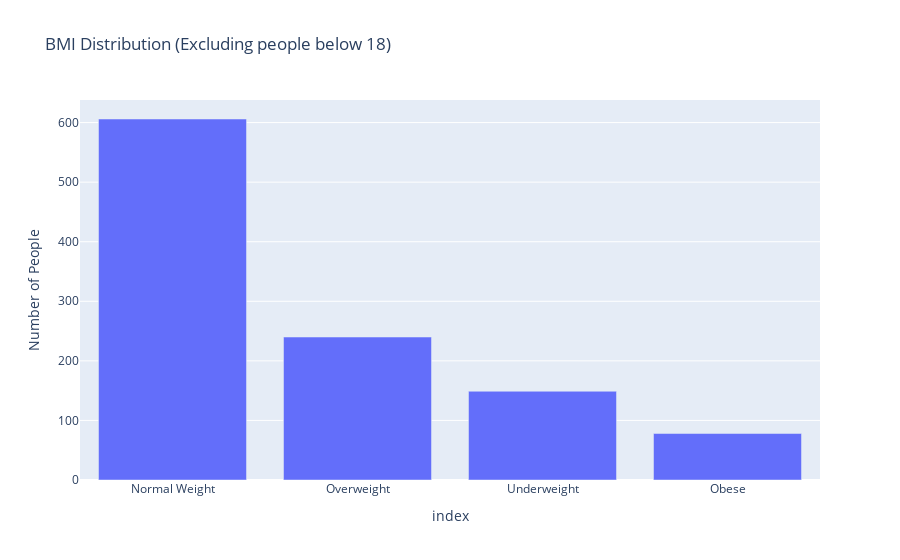

Notebook code for this chart:
### Code cell
# Count the number of people in each BMI category
bmi_counts = demographic_data['BMI Category'].value_counts()

# Plotting BMI distribution excluding children
fig_bmi_distribution = px.bar(bmi_counts, x=bmi_counts.index, y=bmi_counts.values,
                              labels={'x': 'BMI Category', 'y': 'Number of People'},
                              title='BMI Distribution (Excluding people below 18)')

# Show the plot
fig_bmi_distribution.show()

### Figure 1 — Plotly figure (JSON) as saved in the notebook; plotly's stock layout.template omitted (floating-point values rounded to 4 significant figures)
{"data": [{"alignmentgroup": "True", "hovertemplate": "index=%{x}<br>Number of People=%{y}<extra></extra>", "legendgroup": "", "marker": {"color": "#636efa", "pattern": {"shape": ""}}, "name": "", "offsetgroup": "", "orientation": "v", "showlegend": false, "textposition": "auto", "type": "bar", "x": ["Normal Weight", "Overweight", "Underweight", "Obese"], "xaxis": "x", "y": [606, 240, 149, 78], "yaxis": "y"}], "layout": {"barmode": "relative", "legend": {"tracegroupgap": 0}, "title": {"text": "BMI Distribution (Excluding people below 18)"}, "xaxis": {"anchor": "y", "domain": [0, 1], "title": {"text": "index"}}, "yaxis": {"anchor": "x", "domain": [0, 1], "title": {"text": "Number of People"}}}}
